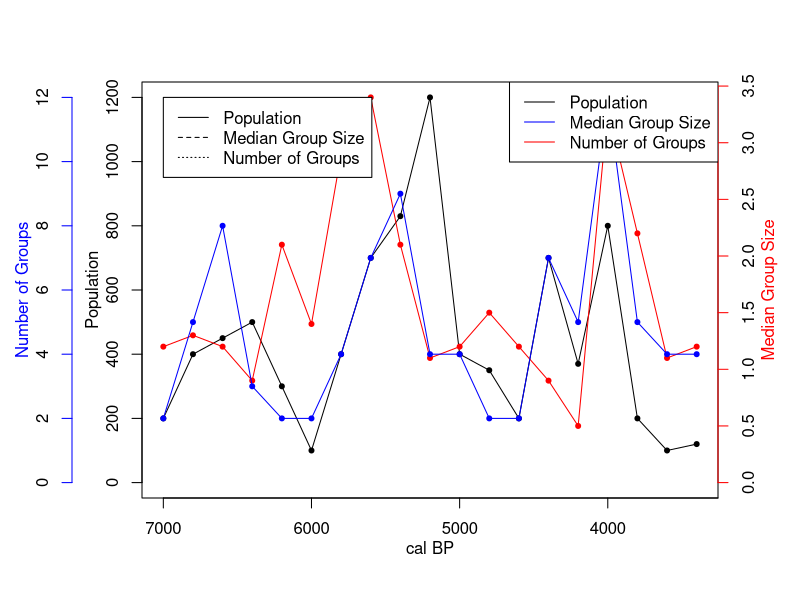

Reproduce this figure in R.
#Create Dataset
time<-seq(7000,3400,-200)
pop<-c(200,400,450,500,300,100,400,700,830,1200,400,350,200,700,370,800,200,100,120)
grp<-c(2,5,8,3,2,2,4,7,9,4,4,2,2,7,5,12,5,4,4)
med<-c(1.2,1.3,1.2,0.9,2.1,1.4,2.9,3.4,2.1,1.1,1.2,1.5,1.2,0.9,0.5,3.3,2.2,1.1,1.2)

#Define Margins. The trick is to use give as much space possible on the left margin (second value)
par(mar=c(5, 7, 4, 4) + 0.1)

#Plot the first time series. Notice that you don't have to draw the axis nor the labels
plot(time, pop, axes=F, ylim=c(0,max(pop)), xlab="", ylab="",type="l",
     col="black", main="",xlim=c(7000,3400))
points(time,pop,pch=20,col="black")
axis(2, ylim=c(0,max(pop)),col="black",lwd=1)
mtext(2,text="Population",line=2)
box()
#Plot the second time series. The command par(new=T) is handy here. If you just need to plot two timeseries, you could also use the right vertical axis as well. In that case you have to substitute "2" with "4" in the functions axis() and mtext(). Notice that in both functions lines is increased so that the new axis and its label is placed to the left of the first one. You don't need to increase the value if you use the right vertical axis.
par(new=T)
plot(time, med, axes=F, ylim=c(0,max(med)), xlab="", ylab="", 
     type="l", main="",xlim=c(7000,3400),lwd=1,col="red")
axis(4, ylim=c(0,max(med)),lwd=1,col="red")
points(time, med,pch=20,col="red")
mtext(4,text="Median Group Size",line=2,col="red")


#Plot the third time series. Again the line parameter are both further increased.
par(new=T)
plot(time, grp, axes=F, ylim=c(0,max(grp)), xlab="", ylab="", 
     type="l", main="",xlim=c(7000,3400),lwd=1,col="blue")#lty=3 linha tracejada
axis(2, ylim=c(0,max(grp)),lwd=1,line=3.5,col="blue")

points(time, grp,pch=20,col="blue")
mtext(2,text="Number of Groups",line=5.5,col="blue")


#We can now draw the X-axis, which is of course shared by all the three time-series.
axis(1,pretty(range(time),5))
mtext("cal BP",side=1,col="black",line=2)

legend("topright",legend=c("Population","Median Group Size","Number of Groups"),lty=c(1),
       col = c("black","blue","red"))

#And then plot the legend.
legend(x=7000,y=12,legend=c("Population","Median Group Size","Number of Groups"),lty=c(1,2,3))
